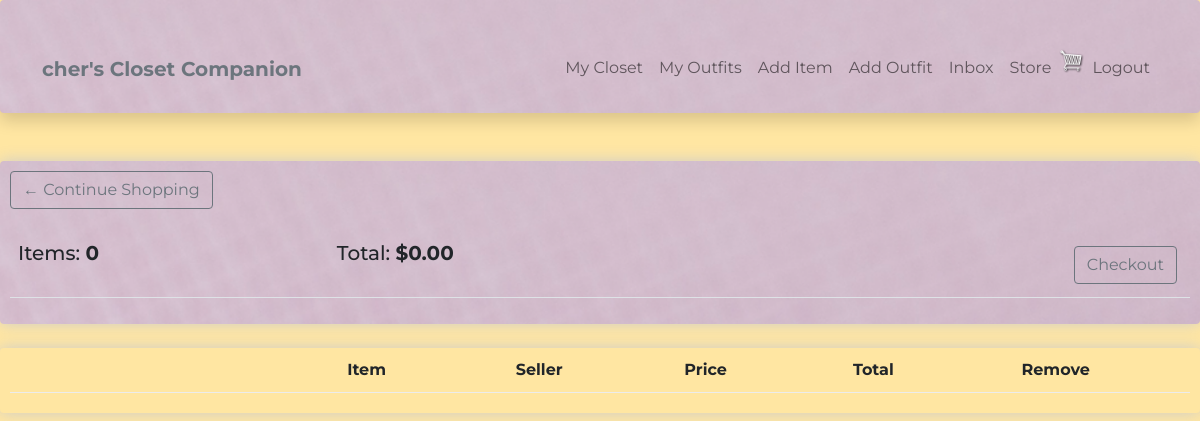
The app's page /store/cart/ (signed in), older data.
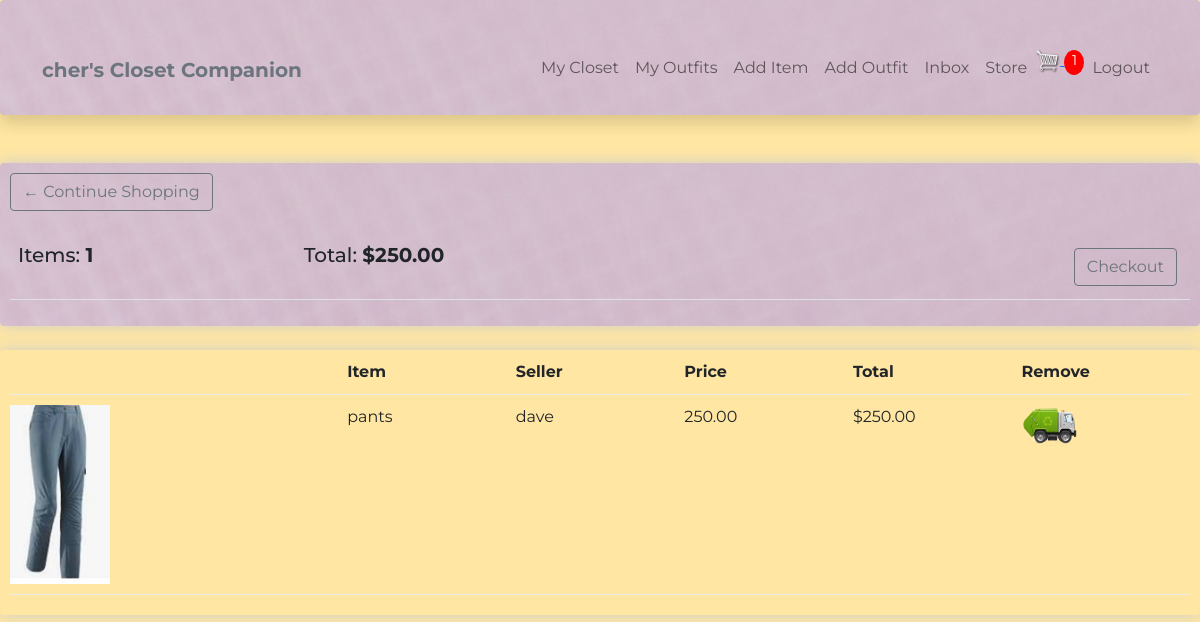
The same page, newer data.
### user/models.py (models this page shows)
class Profile(models.Model):
    user = models.OneToOneField(
        User, on_delete=models.CASCADE, null=True, blank=True)
    name = models.CharField(max_length=200, blank=True, null=True)
    email = models.EmailField(max_length=500, blank=True, null=True)
    username = models.CharField(max_length=200, blank=True, null=True)
    created = models.DateTimeField(auto_now_add=True)
    id = models.UUIDField(default=uuid.uuid4, unique=True,
                          primary_key=True, editable=False)
    def __str__(self):
        return str(self.username)

### store/models.py (models this page shows, shortened)
class Order(models.Model):
    customer = models.ForeignKey(Profile, on_delete=models.CASCADE, null=True, blank=True)
    date_ordered = models.DateTimeField(auto_now_add=True)
    complete = models.BooleanField(default=False)
    transaction_id = models.CharField(max_length=100, null=True)
    @property
    def get_cart_total(self):
        orderitems = self.orderitem_set.all()
        total = sum([item.get_total for item in orderitems])
        return total
    @property
    def get_cart_items(self):
        orderitems = self.orderitem_set.all()
        total = sum([item.quantity for item in orderitems])
        return total

class OrderItem(models.Model):
    item = models.ForeignKey(Item, on_delete = models.SET_NULL, null=True)
    order = models.ForeignKey(Order, on_delete=models.SET_NULL, null=True)
    quantity = models.IntegerField(default=0, null=True, blank=True)
    date_added = models.DateTimeField(auto_now_add=True)
    @property
    def get_total(self):
        total = self.item.price * self.quantity
        return total

### wardrobe/models.py (models this page shows, shortened)
class Item(models.Model):
    top = 'top'
    bottom = 'bottom'
    dress = 'dress'
    shoe = 'shoe'
    outerwear = 'outerwear'
    handbag = 'handbag'
    other = 'other'
    item_type = [
        (top, 'top'),
        (bottom, 'bottom'),
        (dress, 'dress'),
        (shoe, 'shoe'),
        (outerwear, 'outerwear'),
        (handbag, 'handbag'),
        (other, 'other'),
    ]
    owner = models.ForeignKey(Profile, null=True, blank=True, on_delete=models.CASCADE)
    name = models.CharField(max_length=100)
    description = models.TextField(max_length=300, blank=True, null=True)
    type = models.CharField(max_length=100, choices = item_type, default=shoe)
    image = ResizedImageField(size=[200, 200], blank=True, null=True, upload_to="images")
    url = models.URLField(max_length=200, blank=True, null=True)
    sell = models.BooleanField(default=False)
    price = models.DecimalField(max_digits=7, decimal_places=2, blank=True, null=True)
    tags = models.ManyToManyField('Tag', blank=True)
    created = models.DateTimeField(auto_now_add=True)
    id = models.UUIDField(default=uuid.uuid4, unique=True, primary_key=True, editable=False)
    @property
    def imageURL(self):
        try:
            url = self.image.url
        except:
            url = ''
        return url

### store/views.py (the view)
# urls.py: path('cart/', views.cart, name="cart"),
@login_required(login_url="login")
def cart(request):
    data = cartData(request)
    cartItems = data['cartItems']
    order = data['order']
    orderItems = data['orderItems']
    context = {'orderItems': orderItems, 'order': order, 'cartItems': cartItems}
    return render(request, 'store/cart.html', context)

### store/utils.py (called while the page is built)
def cartData(request):
	if request.user.is_authenticated:
		customer = request.user.profile
		order, created = Order.objects.get_or_create(customer=customer, complete=False)
		orderItems = order.orderitem_set.all()
		cartItems = order.get_cart_items
	else:
		return redirect('login')
	return {'cartItems': cartItems ,'order': order, 'orderItems': orderItems}

### store/templates/store/cart.html (shortened to what this page needs)
{% extends 'main.html' %}
{% load static %}
{% block content %}
<div class="row">
    <div class="col-lg-12">
        <div class="box-element texture">
            <a href="{% url 'store' %}" class="btn btn-outline-secondary">&#x2190; Continue Shopping</a>
            <br>
            <br>
            <table class="table">
                <tr>
                    <th><h5>Items: <strong>{{order.get_cart_items}}</strong></h5></th>
                    <th><h5>Total: <strong>${{order.get_cart_total|floatformat:2}}</strong></h5></th>
                    <th>
                        <a style="float:right; margin: 5px" class="btn btn-outline-secondary" href="{% url 'checkout' %}">Checkout</a>
                    </th>
                </tr>
            </table>
        </div>
        <br>
        <div class="box-element">
            <div class="cart-row">
                <div style="flex:2"></div>
                <div style="flex:1"><strong>Item</strong></div>
                <div style="flex:1"><strong>Seller</strong></div>
                <div style="flex:1"><strong>Price</strong></div>
                <div style="flex:1"><strong>Total</strong></div>
                <div style="flex:1"><strong>Remove</strong></div>
            </div>
            {% for orderItem in orderItems %}
            <div class="cart-row">
                <div style="flex:2"><img class="row-image" src="{{orderItem.item.imageURL}}"></div>
                <div class="stretch" style="flex:1">{{orderItem.item.name}}</div>
                <div style="flex:1">{{orderItem.item.owner}}</div>
                <div style="flex:1">{{orderItem.item.price|floatformat:2}}</div>
                <div style="flex:1">${{orderItem.get_total}}</div>
                <div style="flex:1">
                    <div class="quantity">
                        <img data-product="{{orderItem.item.id}}" data-action = "remove" src="{% static 'images/truck.png' %}" class="chg-quantity update-cart">
                    </div>
                </div>
            </div>
            {% endfor %}
        </div>
    </div>
</div>
{% endblock %}

### templates/main.html (shortened to what this page needs)
{% load static %}
<!DOCTYPE html>
<html>
  <head>
    <link href="https://cdn.jsdelivr.net/npm/bootstrap@5.0.2/dist/css/bootstrap.min.css" rel="stylesheet">
    <link rel="stylesheet" type="text/css" href="{% static 'css/wardrobe.css' %}">
  </head>
  <body>
    {% include 'navbar.html' %}
    {% block content %}
    {% endblock %}
  </body>
</html>

### templates/navbar.html (shortened to what this page needs)
{% load static %}
<nav class="navbar navbar-expand-lg navbar-light pt-5 pb-4 shadow p-3 mb-5 bg-body rounded texture">
    <div class="container-lg">
        <a class="navbar-brand" href="/">
        {% if request.user.is_authenticated %}
        <span class="text-secondary fw-bold">
            {{request.user.profile.username}}'s Closet Companion
        </span>
        </a>
        {% else %}
        <a class="navbar-brand" href="/">
        <span class="text-secondary fw-bold">
            Closet Companion
        </span>
        </a>
        {% endif %}
        <div class="collapse navbar-collapse justify-content-end align-center" id="main-nav">
        {% if request.user.is_authenticated %}
        <ul class="navbar-nav">
            <li class="nav-item">
            <a class="nav-link" href="{% url 'items' %}">My Closet</a></span>
            </li>
            <li class="nav-item">
            <a class="nav-link" href="{% url 'outfits' %}">My Outfits</a></span>
            </li>
            <li class="nav-item d-none d-md-inline">
            <a class="nav-link" href="{% url 'create-item' %}">Add Item</a>
            </li>
            <li class="nav-item d-none d-md-inline">
            <a class="nav-link" href="{% url 'create-outfit' %}">Add Outfit</a>
            </li>
            <li class="nav-item">
            <a class="nav-link" href="{% url 'inbox' %}">Inbox</a>
            </li>
            <li class="nav-item d-none d-md-inline">
            <a class="nav-link" href="{% url 'store' %}">Store</a>
            </li>
            <div>
                <a href="{% url 'cart' %}">
                <img class="menu-icon" width="30px" id='cart-icon' src="{% static 'images/cart.png' %}" alt="">
                </a>
                {% if cartItems %}
                <p id="cart-total">{{cartItems}}</p>
                {% else %}
                <p></p>
                {% endif %}
            </div>
            <li class="nav-item">
            <a class="nav-link" href="{% url 'logout' %}">Logout</a>
            </li>
        </ul>
        {% endif %}
        </div>
    </div>
</nav>

### static/css/wardrobe.css (style rules this page uses)
:root { --yellow: #ffe6a2; }
body { background-color: #ffe6a2; font-family: 'Montserrat', sans-serif; }
.texture { background-image: url('/static/images/texture1.png'); background-repeat: no-repeat; background-size: cover; }
.box-element { box-shadow: hsl(0, 0%, 80%) 0 0 16px; border-radius: 4px; padding: 10px; }
.menu-icon { display: inline-block; }
#cart-icon { width: 25px; display: inline-block; align-items: center; }
.cart-row { display: flex; align-items: flex-stretch; padding-bottom: 10px; margin-bottom: 10px; border-bottom: 1px solid #ececec; }
#cart-total { display: inline-block; text-align: center; background-color: red; color: #fff; border-radius: 50%; font-size: 14px; width: 20px; height: 25px; }
.row-image { width: 100px; }
.quantity { display: inline-block; font-weight: 700; padding-right: 10px; }
.chg-quantity { width: 60px; cursor: pointer; display: block; transition: 0.1s; }

Row changes from the older to the newer data that the page shows:
removed Order: get_cart_items "0", get_cart_total "0.00"
added Order: get_cart_items "1", get_cart_total "250.00"
added OrderItem: item.imageURL (picture), item.name "pants", item.owner "dave", item.price "250.00", get_total "250.00"
Text that changed along with them:
{{ cartItems }}: (not shown) → "1"
